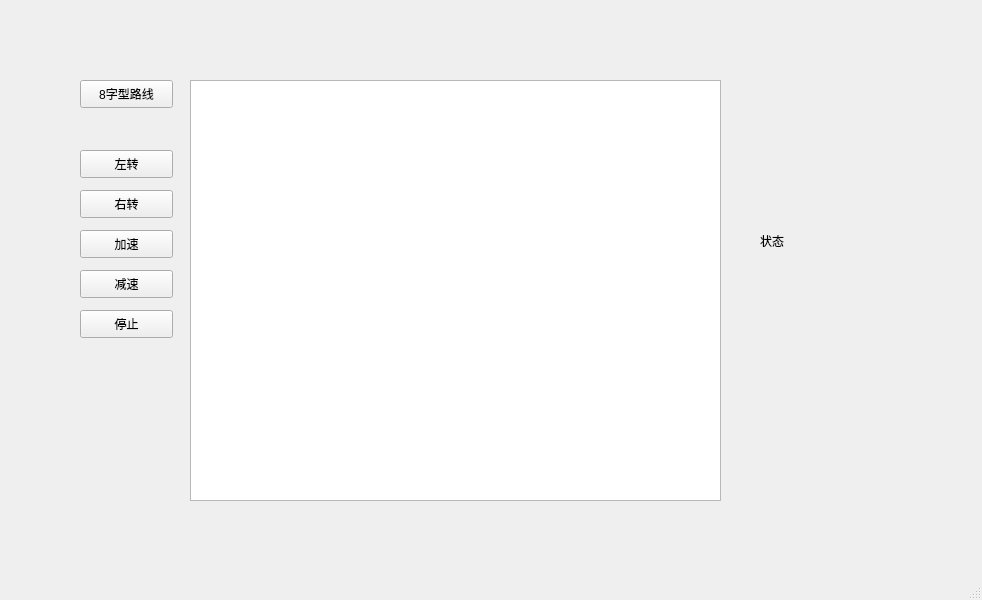
<?xml version="1.0" encoding="UTF-8"?>
<ui version="4.0">
 <class>MainWindow</class>
 <widget class="QMainWindow" name="MainWindow">
  <property name="geometry">
   <rect>
    <x>0</x>
    <y>0</y>
    <width>982</width>
    <height>600</height>
   </rect>
  </property>
  <property name="windowTitle">
   <string>MainWindow</string>
  </property>
  <widget class="QWidget" name="centralwidget">
   <widget class="QGraphicsView" name="graphicsView">
    <property name="geometry">
     <rect>
      <x>190</x>
      <y>80</y>
      <width>531</width>
      <height>421</height>
     </rect>
    </property>
   </widget>
   <widget class="QPushButton" name="btnLeft">
    <property name="geometry">
     <rect>
      <x>80</x>
      <y>150</y>
      <width>93</width>
      <height>28</height>
     </rect>
    </property>
    <property name="text">
     <string>左转</string>
    </property>
   </widget>
   <widget class="QPushButton" name="btnRight">
    <property name="geometry">
     <rect>
      <x>80</x>
      <y>190</y>
      <width>93</width>
      <height>28</height>
     </rect>
    </property>
    <property name="text">
     <string>右转</string>
    </property>
   </widget>
   <widget class="QPushButton" name="btnAccel">
    <property name="geometry">
     <rect>
      <x>80</x>
      <y>230</y>
      <width>93</width>
      <height>28</height>
     </rect>
    </property>
    <property name="text">
     <string>加速</string>
    </property>
   </widget>
   <widget class="QPushButton" name="btnDecel">
    <property name="geometry">
     <rect>
      <x>80</x>
      <y>270</y>
      <width>93</width>
      <height>28</height>
     </rect>
    </property>
    <property name="text">
     <string>减速</string>
    </property>
   </widget>
   <widget class="QPushButton" name="btnBrake">
    <property name="geometry">
     <rect>
      <x>80</x>
      <y>310</y>
      <width>93</width>
      <height>28</height>
     </rect>
    </property>
    <property name="text">
     <string>停止</string>
    </property>
   </widget>
   <widget class="QLabel" name="statusLabel">
    <property name="geometry">
     <rect>
      <x>760</x>
      <y>140</y>
      <width>201</width>
      <height>201</height>
     </rect>
    </property>
    <property name="text">
     <string>状态</string>
    </property>
   </widget>
   <widget class="QPushButton" name="btnFigure8">
    <property name="geometry">
     <rect>
      <x>80</x>
      <y>80</y>
      <width>93</width>
      <height>28</height>
     </rect>
    </property>
    <property name="text">
     <string>8字型路线</string>
    </property>
   </widget>
  </widget>
  <widget class="QMenuBar" name="menubar">
   <property name="geometry">
    <rect>
     <x>0</x>
     <y>0</y>
     <width>982</width>
     <height>25</height>
    </rect>
   </property>
  </widget>
  <widget class="QStatusBar" name="statusbar"/>
 </widget>
 <resources/>
 <connections/>
</ui>
